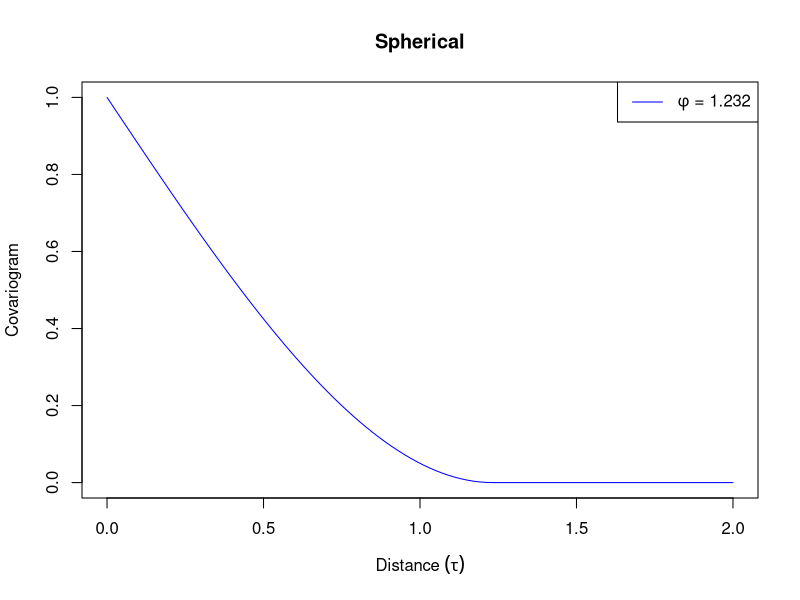
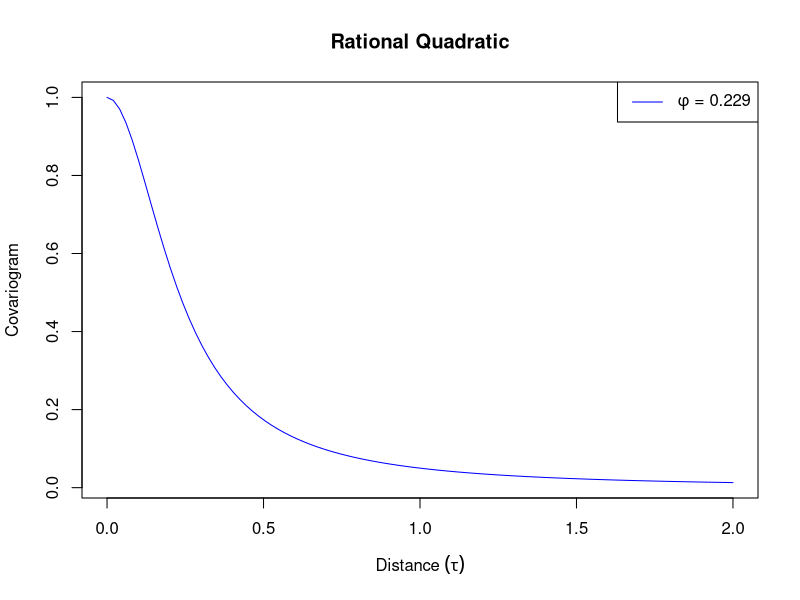
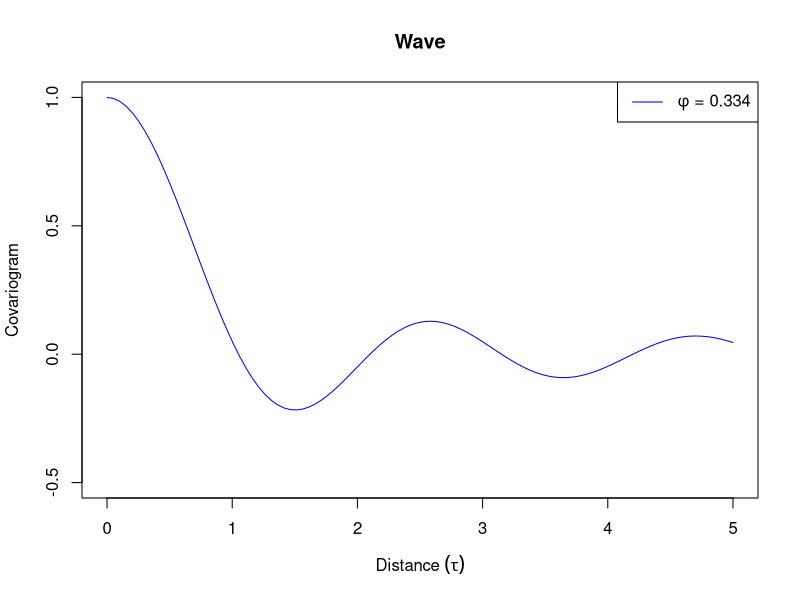
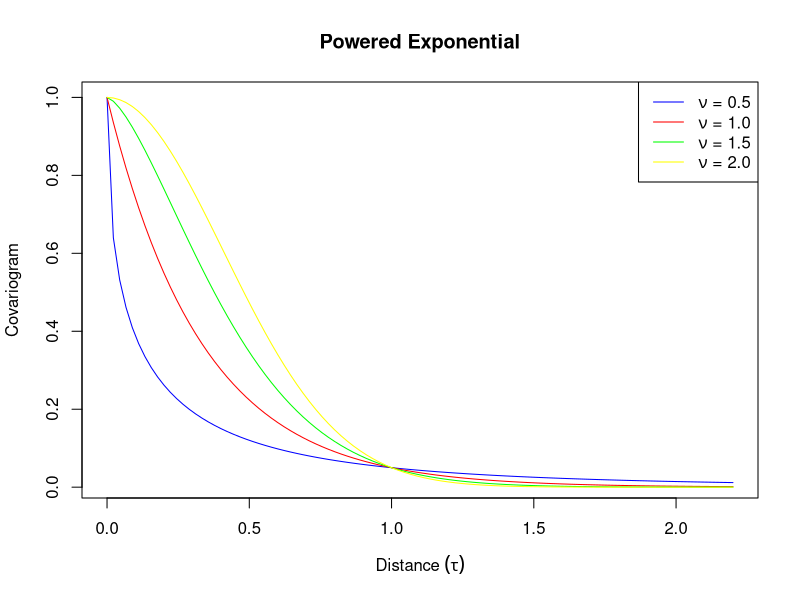
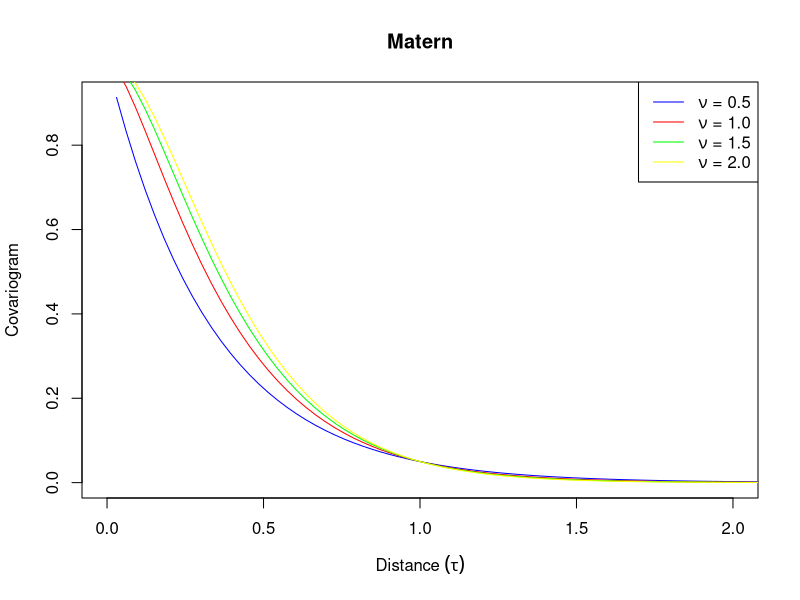
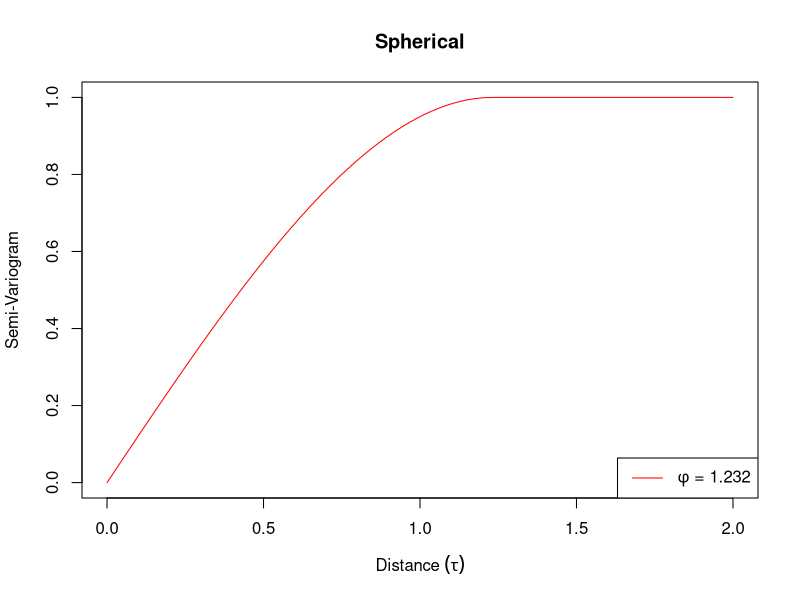
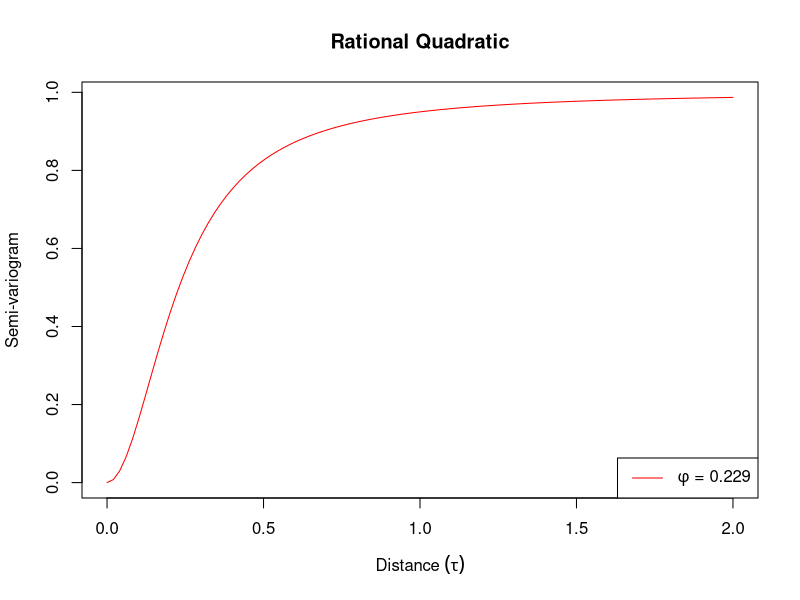
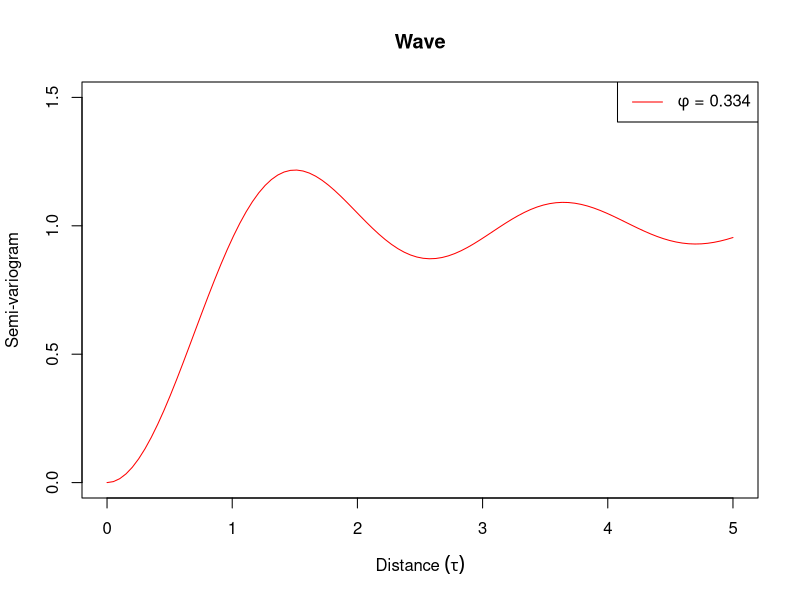

Reproduce these figures in R, in order.
# Covariance Functions
spherical = function(d, phi, sig2=1, nu=0) {
  ifelse (d > phi, 
          0,
          sig2 * (1 - 1.5 * d / phi + .5 * (d / phi) ^ 3))
}

pow_exp = function(d, phi, sig2, nu=1) {
  stopifnot(nu > 0 && nu <= 2)
  sig2 * exp(-abs(d / phi) ^ nu)
}

rational_quad = function(d, phi, sig2, nu=0) {
  sig2 * (1 - d^2 / (d^2 + phi^2) )
}

wave = function(d, phi, sig2, nu=0) {
  x <- d / phi
  sig2 * ifelse(d==0, 1, (sin(x) / x))
}

matern = function(d, phi, sig2, nu=0) {
  x <- sqrt(2 * nu) * d / phi
  sig2  / (2^(nu-1) * gamma(nu)) * x^nu * besselK(x, nu)
}

get_phi <- function(model, r=.05, d=1, nu=1, mn=1E-10, mx=10) {
  f <- function(phi) model(d, phi, sig2=1, nu) - r
  uniroot(f, c(mn,mx))
}



phi = rep(NA,5)


phi[1] = get_phi(spherical)$root
phi[2] = get_phi(rational_quad)$root
phi[3] = get_phi(wave)$root

phi[4] = get_phi(pow_exp)$root
phi[5] = get_phi(matern)$root

#### Covariogram Plots ####
# Spherical
xgrid = seq(0,2,length.out = 100)
plot(xgrid, spherical(xgrid,phi[1], sig2 = 1, nu = 1), type = 'l',
     ylab = "Covariogram",xlab = expression(paste("Distance ", (tau))),
     main = "Spherical", col = "blue")
legend("topright", legend=expression(paste(phi, " = 1.232")), lty=1, col="blue")

# Rational Quadratic
plot(xgrid, rational_quad(xgrid,phi[2], sig2 = 1, nu = 1), type = 'l',
     ylab = "Covariogram",xlab = expression(paste("Distance ", (tau))),
     main = "Rational Quadratic", col = "blue")
legend("topright", legend=expression(paste(phi, " = 0.229")), lty=1, col="blue")

# Wave
xgrid_wave = seq(0,5, length.out = 100)
plot(xgrid_wave, wave(xgrid_wave,phi[3], sig2 = 1, nu = 1), type = 'l',
     ylab = "Covariogram",xlab = expression(paste("Distance ", (tau))),
     main = "Wave", col = "blue", ylim = c(-0.5,1))
legend("topright", legend=expression(paste(phi, " = 0.334")), lty=1, col="blue")

# Powered Exponential
nus = seq(0.5,2, by = 0.5)
powered.exp.phi = rep(NA,4)
powered.exp.phi[1] = get_phi(pow_exp,nu = nus[1])$root
powered.exp.phi[2] = get_phi(pow_exp,nu = nus[2])$root
powered.exp.phi[3] = get_phi(pow_exp,nu = nus[3])$root
powered.exp.phi[4] = get_phi(pow_exp,nu = nus[4])$root
xgrid_powexp = seq(0,2.2, length.out = 100)
plot(xgrid_powexp, pow_exp(xgrid_powexp,powered.exp.phi[1], sig2 = 1, nu = nus[1]), type = 'l',
     ylab = "Covariogram",xlab = expression(paste("Distance ", (tau))),
     main = "Powered Exponential", col = "blue")
lines(xgrid_powexp, pow_exp(xgrid_powexp, powered.exp.phi[2], sig2 = 1, nu = nus[2]),
      type = 'l', col = "red")
lines(xgrid_powexp, pow_exp(xgrid_powexp, powered.exp.phi[3], sig2 = 1, nu = nus[3]),
      type = 'l', col = "green")
lines(xgrid_powexp, pow_exp(xgrid_powexp, powered.exp.phi[4], sig2 = 1, nu = nus[4]),
      type = 'l', col = "yellow")
legend("topright", legend=c(expression(paste(nu, " = 0.5")), expression(paste(nu, " = 1.0")), 
                            expression(paste(nu, " = 1.5")), expression(paste(nu, " = 2.0"))),
       col = c("blue", "red", "green", "yellow"), lty=1)

# Matern
matern.phi = rep(NA,4)
matern.phi[1] = get_phi(matern,nu = nus[1])$root
matern.phi[2] = get_phi(matern,nu = nus[2])$root
matern.phi[3] = get_phi(matern,nu = nus[3])$root
matern.phi[4] = get_phi(matern,nu = nus[4])$root
xgrid_matern = seq(0,3, length.out = 100)
plot(xgrid_matern, matern(xgrid_matern,matern.phi[1], sig2 = 1, nu = nus[1]), type = 'l',
     ylab = "Covariogram",xlab = expression(paste("Distance ", (tau))),
     main = "Matern", col = "blue", xlim = c(0,2))
lines(xgrid_matern, matern(xgrid_matern, matern.phi[2], sig2 = 1, nu = nus[2]),
      type = 'l', col = "red")
lines(xgrid_matern, matern(xgrid_matern, matern.phi[3], sig2 = 1, nu = nus[3]),
      type = 'l', col = "green")
lines(xgrid_matern, matern(xgrid_matern, matern.phi[4], sig2 = 1, nu = nus[4]),
      type = 'l', col = "yellow")
legend("topright", legend=c(expression(paste(nu, " = 0.5")), expression(paste(nu, " = 1.0")), 
                            expression(paste(nu, " = 1.5")), expression(paste(nu, " = 2.0"))),
       col = c("blue", "red", "green", "yellow"), lty=1)



#### Semi Variogram ####
semi_variogram = function(cov_fn, d, phi, sig2, nu, d_zero) {
  return(cov_fn(d_zero, phi, sig2, nu) - cov_fn(d, phi, sig2, nu))
}

# Spherical
plot(xgrid, semi_variogram(cov_fn = spherical,phi= phi[1], sig2 = 1, nu = 1, d_zero = 1E-10,d=xgrid),
     type = 'l',
     ylab = "Semi-Variogram",xlab = expression(paste("Distance ", (tau))),
     main = "Spherical", col = "red")
legend("bottomright", legend=expression(paste(phi, " = 1.232")), lty=1, col="red")

# Rational Quadratic
plot(xgrid, semi_variogram(cov_fn = rational_quad,phi= phi[2], sig2 = 1, nu = 1, d_zero = 1E-10,d=xgrid), 
     type = 'l',
     ylab = "Semi-variogram",xlab = expression(paste("Distance ", (tau))),
     main = "Rational Quadratic", col = "red")
legend("bottomright", legend=expression(paste(phi, " = 0.229")), lty=1, col="red")

# Wave
xgrid_wave = seq(0,5, length.out = 100)
plot(xgrid_wave, semi_variogram(cov_fn = wave,phi= phi[3], sig2 = 1, nu = 1, d_zero = 1E-10,d=xgrid_wave),
     type = 'l',
     ylab = "Semi-variogram",xlab = expression(paste("Distance ", (tau))),
     main = "Wave", col = "red", ylim = c(0,1.5))
legend("topright", legend=expression(paste(phi, " = 0.334")), lty=1, col="red")

# Powered Exponential
plot(xgrid_powexp, semi_variogram(cov_fn = pow_exp,phi= powered.exp.phi[1], sig2 = 1, nu = nus[1], d_zero = 1E-10,d=xgrid_powexp), 
     type = 'l',
     ylab = "Covariogram",xlab = expression(paste("Distance ", (tau))),
     main = "Powered Exponential", col = "blue")
lines(xgrid_powexp, semi_variogram(cov_fn = pow_exp,phi= powered.exp.phi[2], sig2 = 1, nu = nus[2], d_zero = 1E-10,d=xgrid_powexp),
      type = 'l', col = "red")
lines(xgrid_powexp, semi_variogram(cov_fn = pow_exp,phi= powered.exp.phi[3], sig2 = 1, nu = nus[3], d_zero = 1E-10,d=xgrid_powexp),
      type = 'l', col = "green")
lines(xgrid_powexp, semi_variogram(cov_fn = pow_exp,phi= powered.exp.phi[4], sig2 = 1, nu = nus[4], d_zero = 1E-10,d=xgrid_powexp),
      type = 'l', col = "yellow")
legend("bottomright", legend=c(expression(paste(nu, " = 0.5")), expression(paste(nu, " = 1.0")), 
                            expression(paste(nu, " = 1.5")), expression(paste(nu, " = 2.0"))),
       col = c("blue", "red", "green", "yellow"), lty=1)

# Matern
plot(xgrid_matern, semi_variogram(cov_fn = matern,phi= matern.phi[1], sig2 = 1, nu = nus[1], d_zero = 1E-10,d=xgrid_matern), 
     type = 'l',
     ylab = "Semi-variogram",xlab = expression(paste("Distance ", (tau))),
     main = "Matern", col = "blue")
lines(xgrid_matern, semi_variogram(cov_fn = matern,phi= matern.phi[2], sig2 = 1, nu = nus[2], d_zero = 1E-10,d=xgrid_matern),
      type = 'l', col = "red")
lines(xgrid_matern, semi_variogram(cov_fn = matern,phi= matern.phi[3], sig2 = 1, nu = nus[3], d_zero = 1E-10,d=xgrid_matern),
      type = 'l', col = "green")
lines(xgrid_matern, semi_variogram(cov_fn = matern,phi= matern.phi[4], sig2 = 1, nu = nus[4], d_zero = 1E-10,d=xgrid_matern),
      type = 'l', col = "yellow")
legend("bottomright", legend=c(expression(paste(nu, " = 0.5")), expression(paste(nu, " = 1.0")), 
                               expression(paste(nu, " = 1.5")), expression(paste(nu, " = 2.0"))),
       col = c("blue", "red", "green", "yellow"), lty=1)
